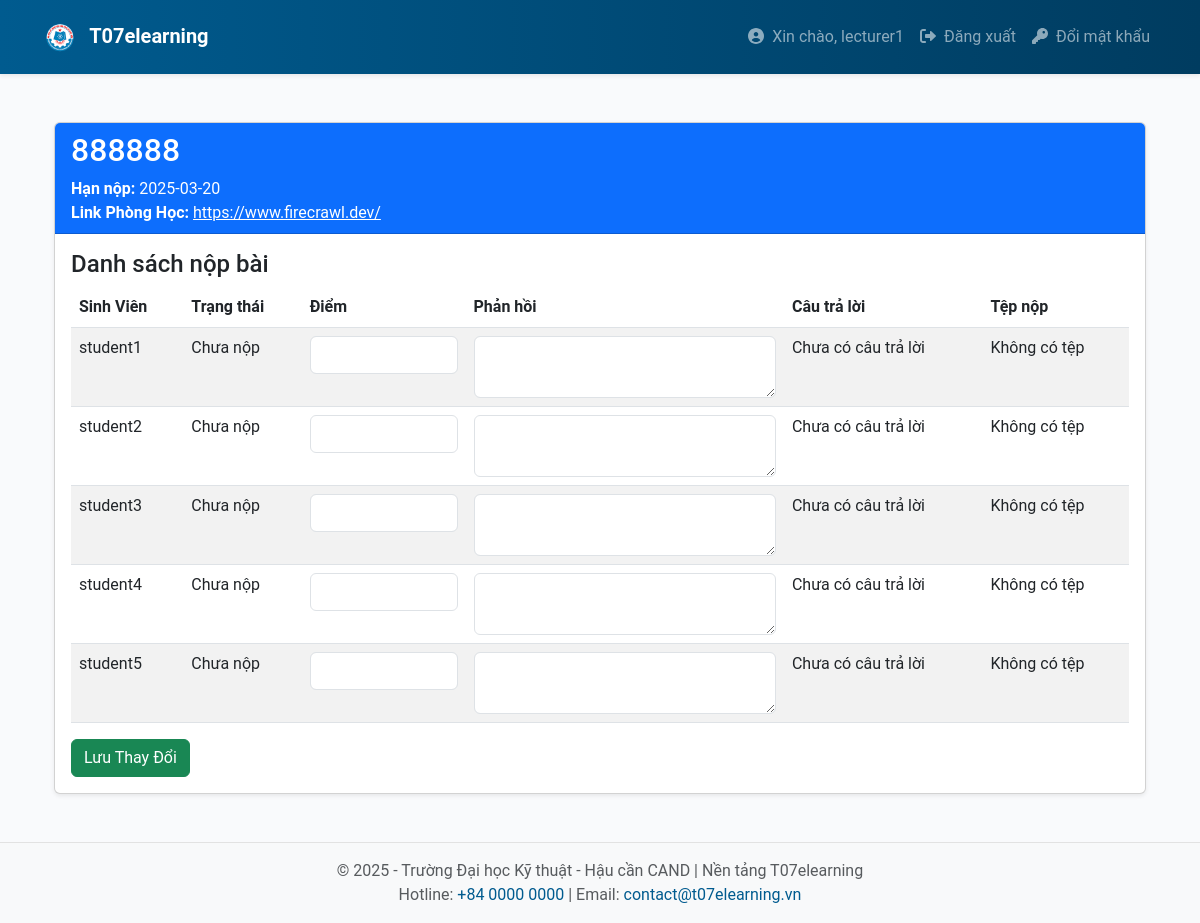
/lecturer/assignment/4/submissions (signed in), run on the app's committed database.
### app/models.py (models this page shows, shortened)
class User(UserMixin, db.Model):
    __tablename__ = 'users'
    id = db.Column(db.Integer, primary_key=True)
    username = db.Column(db.String(64), unique=True, nullable=False)
    email = db.Column(db.String(120), unique=True, nullable=False)
    password_hash = db.Column(db.String(128), nullable=False)
    registered_on = db.Column(db.DateTime, default=datetime.utcnow)
    last_seen = db.Column(db.DateTime, default=datetime.utcnow, onupdate=datetime.utcnow)
    roles = db.relationship('Role', secondary='user_roles', back_populates='users')
    courses = db.relationship('Course', backref='lecturer', lazy='dynamic')
    enrollments = db.relationship('Enrollment', backref='student', lazy='dynamic')
    submissions = db.relationship('Submission', backref='student', lazy='dynamic')
    notifications = db.relationship('Notification', backref='user', lazy='dynamic')
    def is_lecturer(self):
        return any(role.name == 'lecturer' for role in self.roles)

class Assignment(db.Model):
    __tablename__ = 'assignments'
    id = db.Column(db.Integer, primary_key=True)
    class_id = db.Column(db.Integer, db.ForeignKey('classes.id'), nullable=False)
    title = db.Column(db.String(128), nullable=False)
    description = db.Column(db.Text, nullable=True)
    due_date = db.Column(db.DateTime, nullable=False)
    max_attempts = db.Column(db.Integer, default=1)
    created_on = db.Column(db.DateTime, default=datetime.utcnow)
    attachment_url = db.Column(db.String(512), nullable=True)
    class_link = db.Column(db.String(256), nullable=True)  # New field for class link
    lecturer_id = db.Column(db.Integer, db.ForeignKey('users.id'), nullable=False)
    deadline_duration = db.Column(db.Integer, nullable=False, default=0)
    submissions = db.relationship('Submission', back_populates='assignment')

class Submission(db.Model):
    __tablename__ = 'submissions'
    id = db.Column(db.Integer, primary_key=True)
    assignment_id = db.Column(db.Integer, db.ForeignKey('assignments.id'), nullable=False)
    student_id = db.Column(db.Integer, db.ForeignKey('users.id'), nullable=False)
    submission_date = db.Column(db.DateTime, default=datetime.utcnow)
    file_url = db.Column(db.String(512), nullable=True)
    grade = db.Column(db.Float, nullable=True)
    feedback = db.Column(db.Text, nullable=True)
    status = db.Column(db.String(64), nullable=False, default='pending')
    answer = db.Column(db.Text, nullable=True)
    assignment = db.relationship('Assignment', back_populates='submissions')

### app/lecturer/routes.py (the view)
@bp.route('/assignment/<int:assignment_id>/submissions', methods=['GET'])
@login_required
def view_submissions(assignment_id):
    if not current_user.is_lecturer():
        flash('Bạn không có quyền truy cập trang này.')
        return redirect(url_for('main.index'))
    assignment = Assignment.query.get_or_404(assignment_id)
    submissions = Submission.query.filter_by(assignment_id=assignment.id).all()
    if assignment.deadline_duration:
        deadline_time = assignment.created_on + timedelta(minutes=assignment.deadline_duration)
    else:
        deadline_time = assignment.due_date
    for submission in submissions:
        if submission.status == 'pending' and datetime.utcnow() > deadline_time:
            submission.status = 'overdue'
            db.session.commit()
    return render_template('lecturer/view_submissions.html', assignment=assignment, submissions=submissions)

### app/templates/lecturer/view_submissions.html
{% extends "base.html" %} {% block content %}
<div class="container mt-5">
  <div class="card shadow-sm">
    <div class="card-header bg-primary text-white">
      <h2>{{ assignment.title }}</h2>
      <p class="mb-0">
        <strong>Hạn nộp:</strong> {{ assignment.due_date.strftime('%Y-%m-%d') }}
      </p>
      {% if assignment.class_link %}
      <p class="mb-0">
        <strong>Link Phòng Học:</strong>
        <a href="{{ assignment.class_link }}" target="_blank" class="class-link"
          >{{ assignment.class_link }}</a
        >
      </p>
      {% else %}
      <p class="mb-0"><strong>Link Phòng Học:</strong> Không có link</p>
      {% endif %}
    </div>
    <div class="card-body">
      <h4>Danh sách nộp bài</h4>
      <form
        method="POST"
        action="{{ url_for('lecturer.grade_submissions', assignment_id=assignment.id) }}"
      >
        <table class="table table-striped">
          <thead>
            <tr>
              <th>Sinh Viên</th>
              <th>Trạng thái</th>
              <th>Điểm</th>
              <th>Phản hồi</th>
              <th>Câu trả lời</th>
              <th>Tệp nộp</th>
            </tr>
          </thead>
          <tbody>
            {% for submission in submissions %}
            <tr>
              <td>{{ submission.student.username }}</td>
              <td>
                {% if submission.status == 'overdue' %}
                <span class="text-danger">Quá hạn</span>
                {% elif submission.status == 'submitted' %} Đã nộp {% elif
                submission.status == 'graded' %} Đã chấm {% else %} Chưa nộp {%
                endif %}
              </td>
              <td>
                <input
                  type="number"
                  name="grades[{{ submission.id }}]"
                  value="{{ submission.grade if submission.grade is not none else '' }}"
                  class="form-control"
                  min="0"
                  max="100"
                />
              </td>
              <td>
                <textarea
                  name="feedbacks[{{ submission.id }}]"
                  class="form-control"
                >
{{ submission.feedback if submission.feedback else '' }}</textarea
                >
              </td>
              <td>
                {{ submission.answer if submission.answer else 'Chưa có câu trả
                lời' }}
              </td>
              <td>
                {% if submission.file_url %}
                <a
                  href="{{ url_for('static', filename=submission.file_url.replace('\\', '/')) }}"
                  class="btn btn-primary btn-sm"
                  download
                  >Tải xuống</a
                >
                {% else %} Không có tệp {% endif %}
              </td>
            </tr>
            {% endfor %}
          </tbody>
        </table>
        <button type="submit" class="btn btn-success">Lưu Thay Đổi</button>
      </form>
    </div>
  </div>
</div>
{% endblock %}

### app/templates/base.html (shortened to what this page needs)
<!DOCTYPE html>
<html lang="vi">
  <head>
    <link
      rel="stylesheet"
      href="https://cdn.jsdelivr.net/npm/bootstrap@5.3.0/dist/css/bootstrap.min.css"
    />
    <link
      rel="stylesheet"
      href="{{ url_for('static', filename='css/main.css') }}"
    />
  </head>
  <body>
    <nav class="navbar navbar-expand-lg navbar-dark bg-t07 py-3 shadow-sm">
      <div class="container">
        <a class="navbar-brand fw-bold" href="{{ url_for('main.index') }}">
          <img
            src="{{ url_for('static', filename='images/logo.png') }}"
            alt="T07 Logo"
            height="30"
            class="me-2"
          />
          T07elearning
        </a>
        <div class="collapse navbar-collapse" id="mainNav">
          <ul class="navbar-nav ms-auto">
            {% if current_user.is_authenticated %}
            <li class="nav-item">
              <a class="nav-link" href="#">
                <i class="fas fa-user-circle me-1"></i> Xin chào, {{
                current_user.username }}
              </a>
            </li>
            <li class="nav-item">
              <a class="nav-link" href="{{ url_for('auth.logout') }}">
                <i class="fas fa-sign-out-alt me-1"></i> Đăng xuất
              </a>
            </li>
            <li class="nav-item">
              <a class="nav-link" href="{{ url_for('auth.change_password') }}">
                <i class="fas fa-key me-1"></i> Đổi mật khẩu
              </a>
            </li>
              {% endif %}
          </ul>
        </div>
      </div>
    </nav>
    <div class="container my-4">{% block content %} {% endblock %}</div>
    <footer class="bg-light py-3 footer-t07 mt-5">
      <div class="container text-center text-muted">
        <p class="mb-0">
          &copy; 2025 - Trường Đại học Kỹ thuật - Hậu cần CAND | Nền tảng
          T07elearning
        </p>
        <p class="mb-0">
          Hotline: <a href="tel:+8400000000">+84 0000 0000</a> | Email:
          <a href="mailto:contact@t07elearning.vn">contact@t07elearning.vn</a>
        </p>
      </div>
    </footer>
  </body>
</html>

### app/static/css/main.css (style rules this page uses)
* { box-sizing: border-box; }
body { font-family: "Roboto", sans-serif; background-color: #f9fafc; color: #4a4a4a; }
.bg-t07 { background: linear-gradient(90deg, #005b8f 0%, #003c60 100%); }
.footer-t07 { border-top: 1px solid #e2e2e2; }
.footer-t07 a { color: #005b8f; text-decoration: none; }
.class-link { color: white; }

### data on the page
User: username "lecturer1"
Assignment: title "888888", due_date "2025-03-20", class_link "https://www.firecrawl.dev/"
Submission: student.username "student1", status "Chưa nộp", answer "Chưa có câu trả lời", shows "Không có tệp"
Submission: student.username "student2", status "Chưa nộp", answer "Chưa có câu trả lời", shows "Không có tệp"
Submission: student.username "student3", status "Chưa nộp", answer "Chưa có câu trả lời", shows "Không có tệp"
Submission: student.username "student4", status "Chưa nộp", answer "Chưa có câu trả lời", shows "Không có tệp"
Submission: student.username "student5", status "Chưa nộp", answer "Chưa có câu trả lời", shows "Không có tệp"
